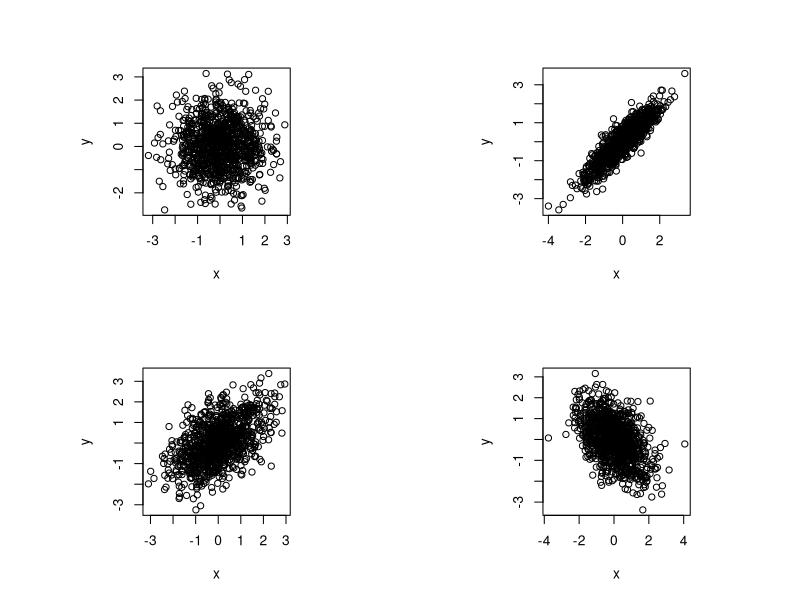
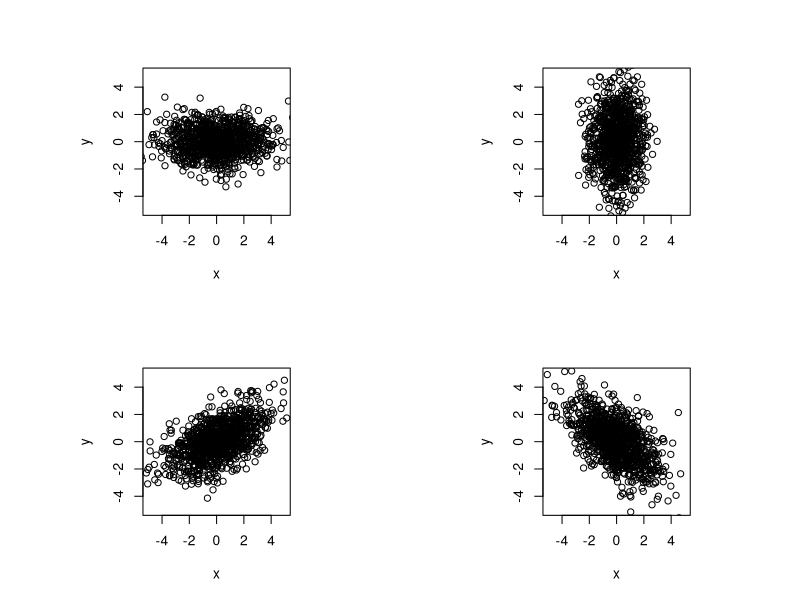
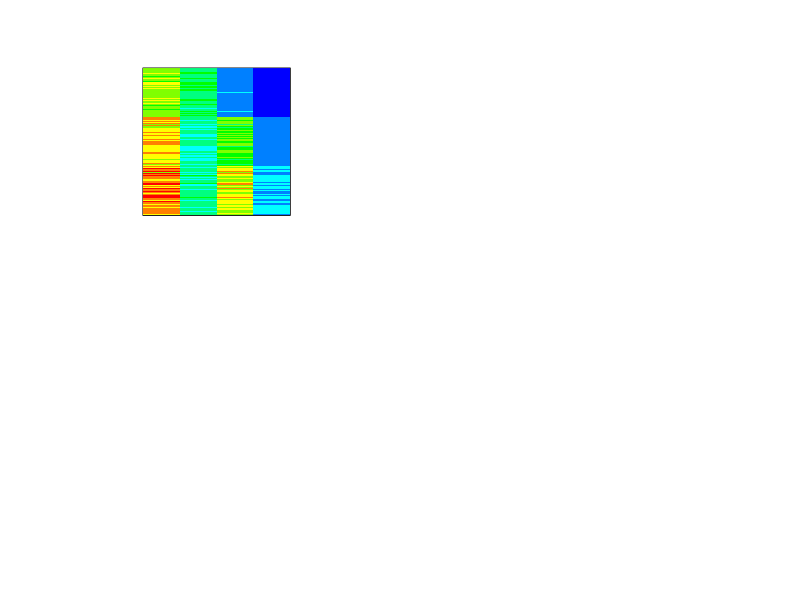
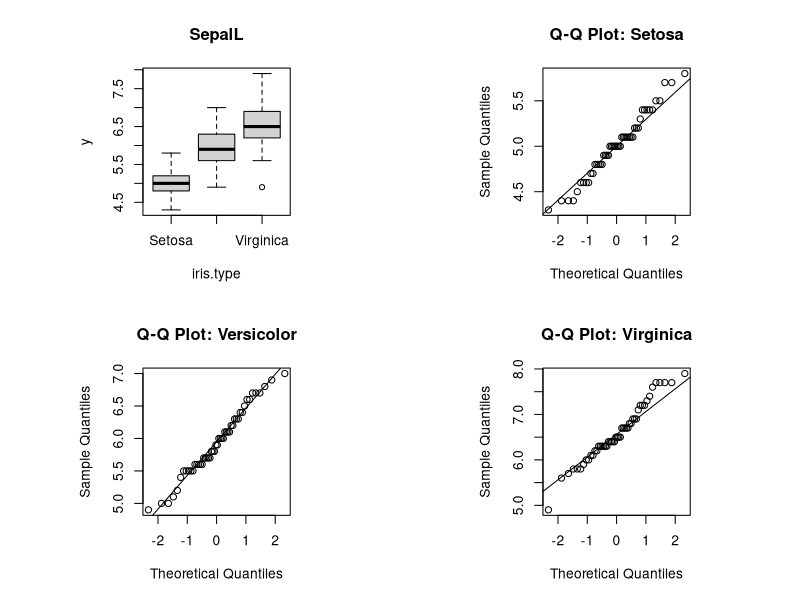
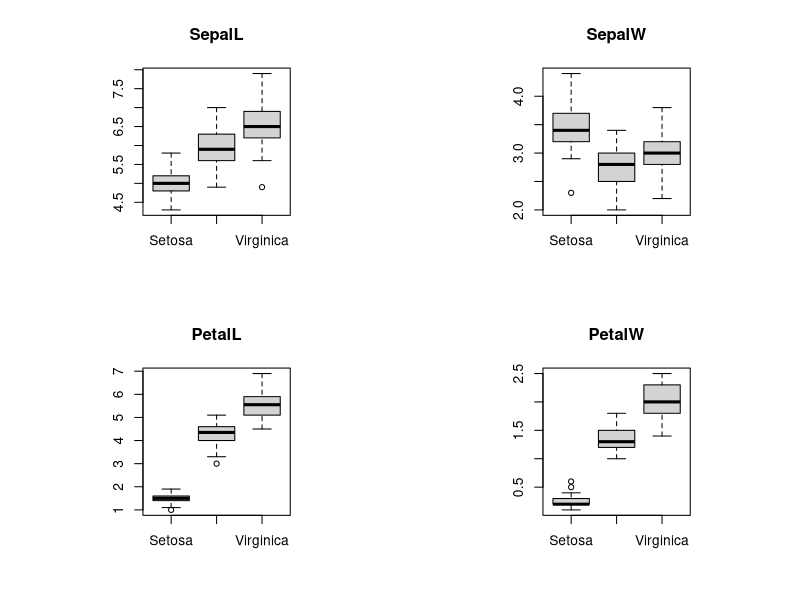

Generate these figures, in order, with R:
## ---- chunk 1
knitr::opts_chunk$set(echo = TRUE)
library(tidyr) #the pipe (%>%) tool is extremely useful
library(MASS)
## ---- chunk 2
p=2; n=1000; rho1=0; rho2=0.9; rho3=0.5; rho4=-0.5
Sigma1=diag(1-rho1, p, p) + matrix(rho1, p, p)
Sigma2=diag(1-rho2, p, p) + matrix(rho2, p, p)
Sigma3=diag(1-rho3, p, p) + matrix(rho3, p, p)
Sigma4=diag(1-rho4, p, p) + matrix(rho4, p, p)
X1=data.frame(mvrnorm(n, rep(0,p), Sigma1)); names(X1)=c("x","y")
X2=data.frame(mvrnorm(n, rep(0,p), Sigma2)); names(X2)=c("x","y")
X3=data.frame(mvrnorm(n, rep(0,p), Sigma3)); names(X3)=c("x","y")
X4=data.frame(mvrnorm(n, rep(0,p), Sigma4)); names(X4)=c("x","y")
## ---- chunk 3
par(mfrow=c(2,2),pty="s")
plot(X1);plot(X2);plot(X3);plot(X4)
## ---- chunk 4
Sigma1
Sigma2
Sigma3
Sigma4
## ---- chunk 5
eigen(Sigma1)$values
eigen(Sigma2)$values
eigen(Sigma3)$values
eigen(Sigma4)$values
## ---- chunk 6
eigen(cov(X1))$values
eigen(cov(X2))$values
eigen(cov(X3))$values
eigen(cov(X4))$values
## ---- chunk 7
n=1000
Sigma1=diag(c(4,1), 2, 2) 
Sigma2=diag(c(1,4), 2, 2) 
theta=pi/6
R1=matrix(c(cos(theta), sin(theta), -sin(theta), cos(theta)), 2,2)
theta=pi/4+pi/2
R2=matrix(c(cos(theta), sin(theta), -sin(theta), cos(theta)), 2,2)
Sigma3=R1%*%Sigma1%*%t(R1)
Sigma4=R2%*%Sigma1%*%t(R2)
X1=data.frame(mvrnorm(n, rep(0,2), Sigma1)); names(X1)=c("x","y")
X2=data.frame(mvrnorm(n, rep(0,2), Sigma2)); names(X2)=c("x","y")
X3=data.frame(mvrnorm(n, rep(0,2), Sigma3)); names(X3)=c("x","y")
X4=data.frame(mvrnorm(n, rep(0,2), Sigma4)); names(X4)=c("x","y")
## ---- chunk 8
par(mfrow=c(2,2),pty="s")
plot(X1, xlim=c(-5,5), ylim=c(-5,5));plot(X2, xlim=c(-5,5), ylim=c(-5,5));
plot(X3, xlim=c(-5,5), ylim=c(-5,5));plot(X4, xlim=c(-5,5), ylim=c(-5,5))
## ---- chunk 9
Sigma1
Sigma2
Sigma3
Sigma4
## ---- chunk 10
eigen(Sigma1)$values
eigen(Sigma2)$values
eigen(Sigma3)$values
eigen(Sigma4)$values
## ---- chunk 11
eigen(cov(X1))$values
eigen(cov(X2))$values
eigen(cov(X3))$values
eigen(cov(X4))$values
## ---- chunk 12
#rearrange the data such as the response matrix is 
#an n-by-p matrix
Y=cbind(SepalL=c(iris3[,1,1],iris3[,1,2],iris3[,1,3]), 
SepalW=c(iris3[,2,1],iris3[,2,2],iris3[,2,3]), 
PetalL=c(iris3[,3,1],iris3[,3,2],iris3[,3,3]), 
PetalW=c(iris3[,4,1],iris3[,4,2],iris3[,4,3]))
#for unknown reasons, data.frame won't work but cbind works
#alternatively, we can use the following way to define y
#Y=aperm(iris3,c(1,3,2));dim(y)=c(150,4)

#define the covariate variable X, which is vector of labels
iris.type=rep(c("Setosa","Versicolor","Virginica"),each=50)
T=(150-1)*cov(Y)
W=(50-1)*cov(iris3[,,1]) +(50-1)*cov(iris3[,,2])+(50-1)*cov(iris3[,,3])
B=T-W
## ---- chunk 13
B
W
## ---- chunk 14
mycolors=rainbow(12)[9:1]
image(t(iris[150:1, 1:4]),col = mycolors, xaxt="n", yaxt="n")
## ---- chunk 15
#rearrange the data in the (X,Y) format
y=c(iris3[,1,1], iris3[,1,2], iris3[,1,3])
#alternatively, you may use: 
#y=aperm(iris3[,1,], c(1,2)); dim(y)=c(150,1)

#define the covariate variable X, 
#which is vector of labels
iris.type=rep(c("Setosa","Versicolor","Virginica"),each=50)
## ---- chunk 16
#visual checking
par(mfrow=c(2,2))
#box plot
boxplot(y~iris.type, main="SepalL")
#alternatively, you may use: boxplot(iris3[,1,], 
#main="SepalL") 

#qq plots
qqnorm(iris3[,1,1], main="Q-Q Plot: Setosa"); qqline(iris3[,1,1])
qqnorm(iris3[,1,2], main="Q-Q Plot: Versicolor"); qqline(iris3[,1,2])
qqnorm(iris3[,1,3], main="Q-Q Plot: Virginica"); qqline(iris3[,1,3])
## ---- chunk 17
obj.aov=aov(y~iris.type)
summary(obj.aov)
## ---- chunk 18
#rearrange the data such as the response matrix is 
#an n-by-p matrix
Y=cbind(SepalL=c(iris3[,1,1],iris3[,1,2],iris3[,1,3]), 
SepalW=c(iris3[,2,1],iris3[,2,2],iris3[,2,3]), 
PetalL=c(iris3[,3,1],iris3[,3,2],iris3[,3,3]), 
PetalW=c(iris3[,4,1],iris3[,4,2],iris3[,4,3]))
#for unknown reasons, data.frame won't work but cbind works
#alternatively, we can use the following way to define y
#Y=aperm(iris3,c(1,3,2));dim(y)=c(150,4)

#define the covariate variable X, which is vector of labels
iris.type=rep(c("Setosa","Versicolor","Virginica"),each=50)
## ---- chunk 19
#visual investigation
par(mfrow=c(2,2))
boxplot(iris3[,1,],main="SepalL")
boxplot(iris3[,2,],main="SepalW")
boxplot(iris3[,3,],main="PetalL")
boxplot(iris3[,4,],main="PetalW")
## ---- chunk 20
T=(150-1)*cov(Y)
W=(50-1)*cov(iris3[,,1]) +(50-1)*cov(iris3[,,2])+(50-1)*cov(iris3[,,3])
B=T-W
Lambda=prod(1/(1+ eigen(B%*%solve(W))$values))
(150-3-2)/3*(1-sqrt(Lambda))/sqrt(Lambda)
# Using relationship between Wilk's lambda and F-distribution 
# (see wikipedia about "Wilks's lambda distribution")
1-pf((150-3-2)/3*(1-sqrt(Lambda))/sqrt(Lambda), 2*3, 150-3-2)
## ---- chunk 21
obj=manova(Y~iris.type)
obj.aov
## ---- chunk 22
summary(obj, test="Pillai")
summary(obj, test="Wilks")
## ---- chunk 23
summary(obj, test="Hotelling-Lawley")
summary(obj, test="Roy")
